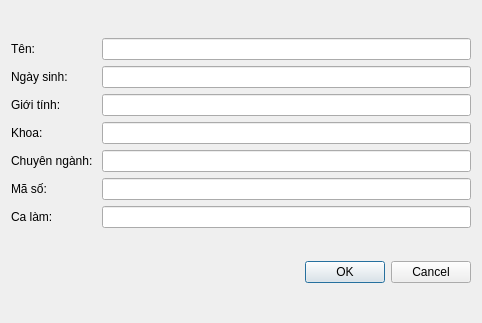
<?xml version="1.0" encoding="UTF-8"?>
<ui version="4.0">
 <class>DoctorDialog</class>
 <widget class="QDialog" name="DoctorDialog">
  <property name="geometry">
   <rect>
    <x>0</x>
    <y>0</y>
    <width>482</width>
    <height>323</height>
   </rect>
  </property>
  <property name="windowTitle">
   <string>Dialog</string>
  </property>
  <layout class="QVBoxLayout" name="verticalLayout_3">
   <item>
    <layout class="QHBoxLayout" name="horizontalLayout">
     <item>
      <layout class="QVBoxLayout" name="verticalLayout_2">
       <item>
        <widget class="QLabel" name="label">
         <property name="text">
          <string>Tên:</string>
         </property>
        </widget>
       </item>
       <item>
        <widget class="QLabel" name="label_2">
         <property name="text">
          <string>Ngày sinh:</string>
         </property>
        </widget>
       </item>
       <item>
        <widget class="QLabel" name="label_3">
         <property name="text">
          <string>Giới tính:</string>
         </property>
        </widget>
       </item>
       <item>
        <widget class="QLabel" name="label_6">
         <property name="text">
          <string>Khoa: </string>
         </property>
        </widget>
       </item>
       <item>
        <widget class="QLabel" name="label_4">
         <property name="text">
          <string>Chuyên ngành: </string>
         </property>
        </widget>
       </item>
       <item>
        <widget class="QLabel" name="label_7">
         <property name="text">
          <string>Mã số:</string>
         </property>
        </widget>
       </item>
       <item>
        <widget class="QLabel" name="label_5">
         <property name="text">
          <string>Ca làm:</string>
         </property>
        </widget>
       </item>
      </layout>
     </item>
     <item>
      <layout class="QVBoxLayout" name="verticalLayout">
       <item>
        <widget class="QLineEdit" name="name"/>
       </item>
       <item>
        <widget class="QLineEdit" name="DOB"/>
       </item>
       <item>
        <widget class="QLineEdit" name="Gender"/>
       </item>
       <item>
        <widget class="QLineEdit" name="Department"/>
       </item>
       <item>
        <widget class="QLineEdit" name="Specialist"/>
       </item>
       <item>
        <widget class="QLineEdit" name="SH"/>
       </item>
       <item>
        <widget class="QLineEdit" name="Shift"/>
       </item>
      </layout>
     </item>
    </layout>
   </item>
   <item>
    <layout class="QHBoxLayout" name="horizontalLayout_2">
     <item>
      <spacer name="horizontalSpacer">
       <property name="orientation">
        <enum>Qt::Horizontal</enum>
       </property>
       <property name="sizeHint" stdset="0">
        <size>
         <width>40</width>
         <height>20</height>
        </size>
       </property>
      </spacer>
     </item>
     <item>
      <widget class="QPushButton" name="Ok_btn">
       <property name="text">
        <string>OK</string>
       </property>
      </widget>
     </item>
     <item>
      <widget class="QPushButton" name="Cancel_btn">
       <property name="text">
        <string>Cancel</string>
       </property>
      </widget>
     </item>
    </layout>
   </item>
  </layout>
 </widget>
 <resources/>
 <connections/>
</ui>
